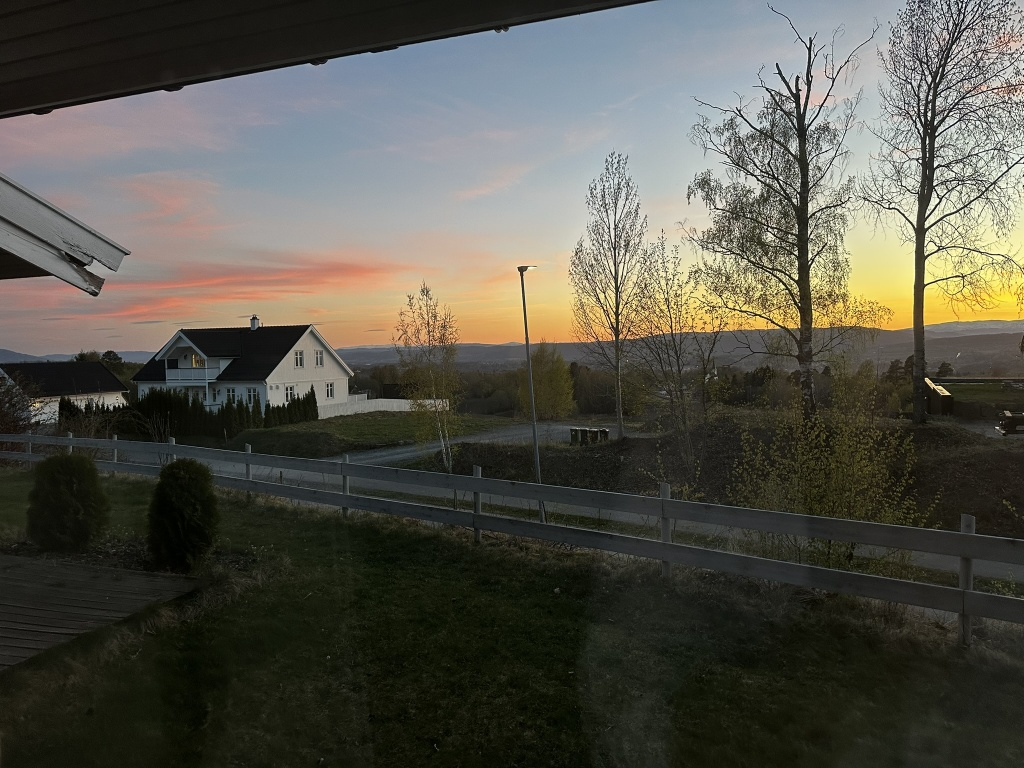
#> input picture lab03/data/IMG_0160.jpg, 1024 x 768 px; its folder holds only this picture in this run
$ python harris.py   (older library calls are emulated)
#> lines starting #> are read from the running program, lines starting #| are printed output that depends on the picture; after the words box and inside, x2 and y2 are one past the last pixel; in counts of white or black regions, pixels touching at a corner belong together
### lab03/src/utils.py
# common stuff: own Harris, non-maximum suppression, point matching

import csv
import glob
import os

import cv2
import numpy as np
from scipy.spatial import cKDTree

LAB = os.path.dirname(os.path.dirname(os.path.abspath(__file__)))
DATA = os.path.join(LAB, "data")
RESULTS = os.path.join(LAB, "results")
FIG = os.path.join(LAB, "figures")

os.makedirs(RESULTS, exist_ok=True)
os.makedirs(FIG, exist_ok=True)

N_POINTS = 1000   # same limit for every detector
NMS_RADIUS = 10   # same suppression radius for every detector
EPS = 3           # px, same threshold for the repeatability


def image_paths():
    return sorted(glob.glob(os.path.join(DATA, "*.jpg")))


def harris_response(image, k=0.04, sigma=1.5, box=None):
    # steps 1-5; box = window size to sum over a square window instead of the gaussian
    # (that is what cv2.cornerHarris does with blockSize)
    gray = cv2.cvtColor(image, cv2.COLOR_BGR2GRAY).astype(np.float32)
    ix = cv2.Sobel(gray, cv2.CV_32F, 1, 0, ksize=3)
    iy = cv2.Sobel(gray, cv2.CV_32F, 0, 1, ksize=3)
    # products first, then smoothing
    if box is None:
        smooth = lambda m: cv2.GaussianBlur(m, (0, 0), sigma)
    else:
        smooth = lambda m: cv2.boxFilter(m, -1, (box, box), normalize=False)
    a = smooth(ix * ix)
    b = smooth(iy * iy)
    c = smooth(ix * iy)
    return (a * b - c * c) - k * (a + b) ** 2


def nms(points, scores, radius=NMS_RADIUS, n=N_POINTS):
    # steps 6-7: go through the points in order of decreasing score, keep a point if it is
    # farther than radius from everything kept so far, stop at n points
    order = np.argsort(-scores)
    points = points[order]
    kept = []
    for p in points:
        if kept:
            d = np.linalg.norm(np.array(kept) - p, axis=1)
            if d.min() <= radius:
                continue
        kept.append(p)
        if len(kept) == n:
            break
    return np.array(kept, dtype=np.float32)


def points_from_response(r, fraction=0.01):
    # threshold by a fraction of the maximum, and keep only local maxima (3x3)
    # so that the greedy loop in nms has fewer candidates
    local_max = cv2.dilate(r, np.ones((3, 3), np.uint8))
    ys, xs = np.where((r > fraction * r.max()) & (r == local_max))
    points = np.stack([xs, ys], axis=1).astype(np.float32)
    return nms(points, r[ys, xs])


def harris_points(image, box=None):
    return points_from_response(harris_response(image, box=box))


# [7 lines left out: function keypoints_to_points, not called in this run]


def matched_fraction(p1, p2, eps=EPS):
    # share of p1 points that have a p2 point closer than eps
    if len(p1) == 0 or len(p2) == 0:
        return 0.0
    dist, _ = cKDTree(p2).query(p1)
    return np.mean(dist < eps)


def save_csv(name, header, rows):
    with open(os.path.join(RESULTS, name), "w", newline="", encoding="utf-8") as f:
        writer = csv.writer(f)
        writer.writerow(header)
        writer.writerows(rows)

### lab03/src/harris.py
# Lab 3, parts A and B: own Harris vs cv2.cornerHarris, sensitivity to scale

import os

import cv2
import numpy as np

from utils import FIG, harris_points, harris_response, image_paths, matched_fraction, points_from_response, save_csv

np.random.seed(42)

# Step 8. Compare with the library function on every image.
# cornerHarris sums the products over a square blockSize window, not a gaussian, so the comparison
# is done twice: with the gaussian sigma = 1.5 from the task and with the same 5x5 box window.
print("Part A")
BLOCK = 5
rows = []
for path in image_paths():
    name = os.path.basename(path)
    img = cv2.imread(path)
#> img is the input picture: shape (768, 1024, 3); mean B, G, R 74.1, 83.8, 85.3
    gray = cv2.cvtColor(img, cv2.COLOR_BGR2GRAY).astype(np.float32)

    lib = points_from_response(cv2.cornerHarris(gray, blockSize=BLOCK, ksize=3, k=0.04))
#> in points_from_response, `local_max = cv2.dilate(r, np.ones((3, 3), np.uint8))`:
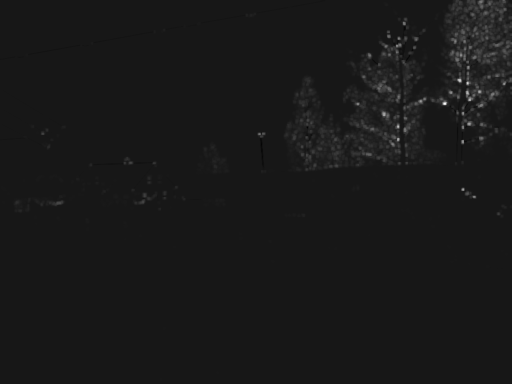
#> local_max: shape (768, 1024) float32 (shown at 1/2 size); min -10980333, max 109216552, mean 911751.2; drawn with min black and max white
#> in points_from_response, `ys, xs = np.where((r > fraction * r.max()) & (r == local_max))`: ys = 3504 values from 0 to 443; xs = 3504 values, max 1023 at index 187, min 32 at index 3480, mean 790.6
#> in points_from_response, `points = np.stack([xs, ys], axis=1).astype(np.float32)`: points = 3504 pairs, first value 32 to 1023, second value 0 to 443
#> in nms, `order = np.argsort(-scores)`: order = 3504 values, max 3503 at index 3320, min 0 at index 1823, mean 1751.5
#> the loop in nms, `for p in points:` made 3504 passes
#> (p, d) on passes 2 to 9: ([919, 160], [55.76]), ([935, 166], [61.62, 17.09]), ([890, 205], [2.24, 53.54, 59.55]), ([796, 253], [103.8, 154.2, 164]), ([935, 186], [50.57, 30.53, 20, 154.3]), ([917, 159], [55.57, 2.24, 19.31, 153.2, 32.45]), ([939, 199], [50.64, 43.83, 33.24, 152.9, 13.6]), ([796, 278], [117, 170.4, 178.5, 25, 166.7, 163.4])
#> after the loop in nms, `for p in points:`: kept = 611 pairs, first value 33 to 1023, second value 0 to 439
#> lib has the same summary as kept in nms
    mine_gauss = harris_points(img)
#> in harris_response, `c = smooth(ix * iy)`:
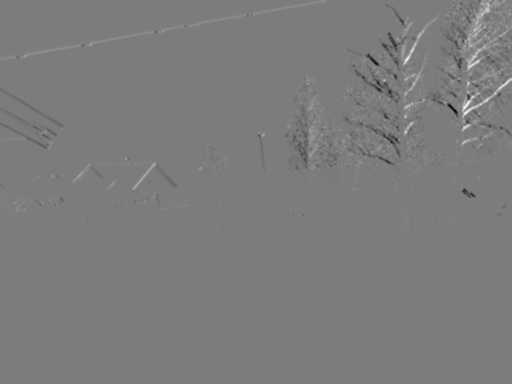
#> c: shape (768, 1024) float32 (shown at 1/2 size); min -169833.3, max 177020.2, mean -21.9; drawn with min black and max white
#> the loop in nms (call 2), `for p in points:` made 1463 passes
#> (p, d) on passes 2 to 8: ([920, 161], [55.47]), ([934, 184], [50.54, 26.93]), ([934, 166], [60.88, 14.87, 18]), ([768, 228], [122.8, 166.1, 171.7, 177.2]), ([796, 279], [117.6, 171.2, 167.5, 178.4, 58.18]), ([935, 187], [50.16, 30.02, 3.16, 21.02, 172, 166.7]), ([939, 199], [50.64, 42.49, 15.81, 33.38, 173.4, 163.9])
#> mine_gauss = 553 pairs, first value 34 to 1023, second value 1 to 443
    mine_box = harris_points(img, box=BLOCK)
#> mine_box has the same summary as kept in nms

    agree_gauss = matched_fraction(mine_gauss, lib, eps=2)
#> in matched_fraction, `dist, _ = cKDTree(p2).query(p1)`: dist = 553 values, max 13.45 at index 538, min 0 at index 0, mean 2.2
#> agree_gauss = 0.691
    agree_box = matched_fraction(mine_box, lib, eps=2)
#> agree_box = 1
    print(f"{name}: cornerHarris {len(lib)} points; gaussian window {len(mine_gauss)} points, agree {agree_gauss * 100:.1f} %;"
          f" box window {len(mine_box)} points, agree {agree_box * 100:.1f} %")
#| IMG_0160.jpg: cornerHarris 611 points; gaussian window 553 points, agree 69.1 %; box window 611 points, agree 100.0 %
    rows.append([name, len(lib), len(mine_gauss), round(agree_gauss * 100, 1), len(mine_box), round(agree_box * 100, 1)])
save_csv("harris_vs_library.csv", ["file", "cornerHarris points", "own points, gaussian 1.5", "agree, %",
                                   "own points, box 5x5", "agree, %"], rows)

# picture: own points (gaussian) on the first image, response map next to it
img = cv2.imread(image_paths()[0])
pts = harris_points(img)
#> pts has the same summary as mine_gauss
for x, y in pts:
    cv2.circle(img, (int(x), int(y)), 4, (0, 0, 255), 1)
#> this loop made 553 passes
#> (x, y) on passes 1 to 3: (889, 207), (920, 161), (934, 184)
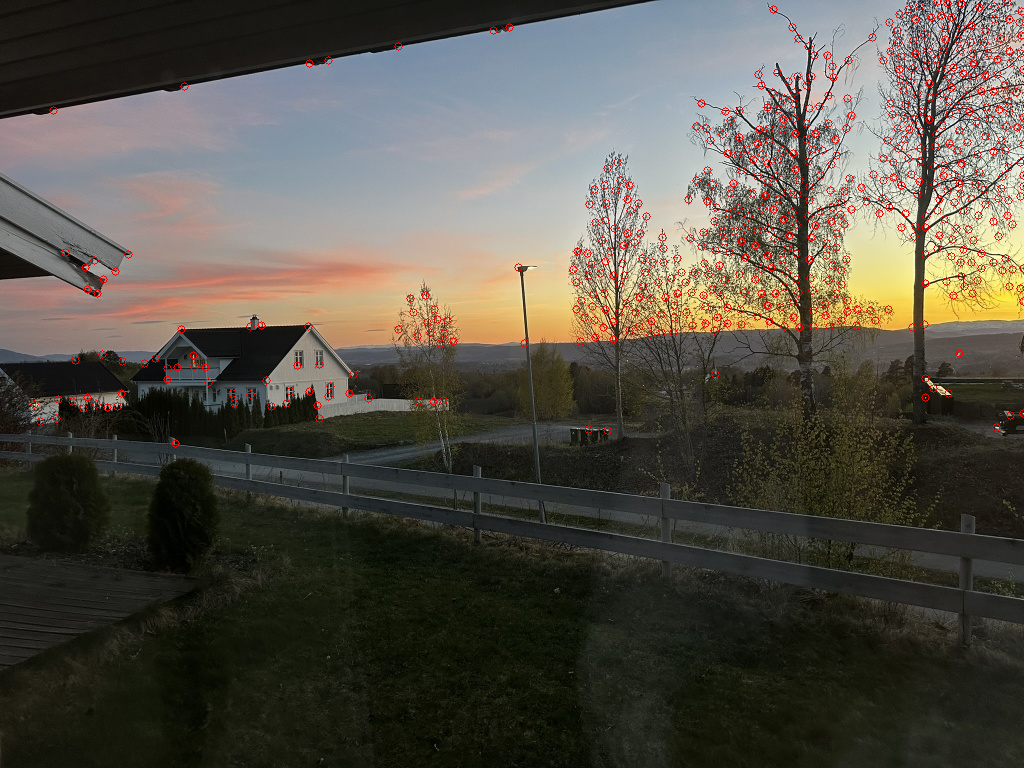
#> img: shape (768, 1024, 3); 1.39% of pixels changed, all inside (x1, y1, x2, y2) = (30, 0, 1024, 448)
r = harris_response(cv2.imread(image_paths()[0]))
r_pic = cv2.applyColorMap((np.clip(r / r.max(), 0, 1) ** 0.3 * 255).astype(np.uint8), cv2.COLORMAP_JET)
cv2.imwrite(os.path.join(FIG, "harris_points.jpg"), np.hstack([img, r_pic]))
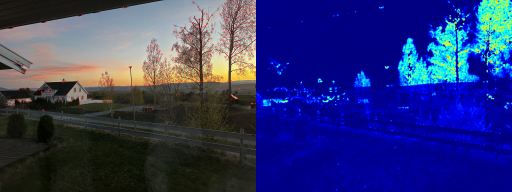
#> saved as harris_points.jpg: shape (768, 2048, 3) (shown at 1/4 size); mean B, G, R 114.6, 52.9, 45.8

# Steps 9-10. Half-size image, points back to the original coordinates
print("\nPart B")
rows = []
for path in image_paths():
    name = os.path.basename(path)
    img = cv2.imread(path)
    small = cv2.resize(img, None, fx=0.5, fy=0.5, interpolation=cv2.INTER_AREA)
    p_full = harris_points(img)
#> p_full has the same summary as mine_gauss
    p_small = harris_points(small) * 2
#> in harris_response (call 6), `b = smooth(iy * iy)`:
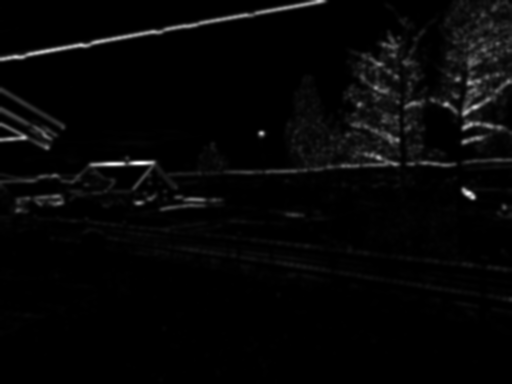
#> b: shape (384, 512) float32; min 0.539, max 178722.2, mean 4654.5; drawn with min black and max white
#> in harris_response (call 6), `c = smooth(ix * iy)`:
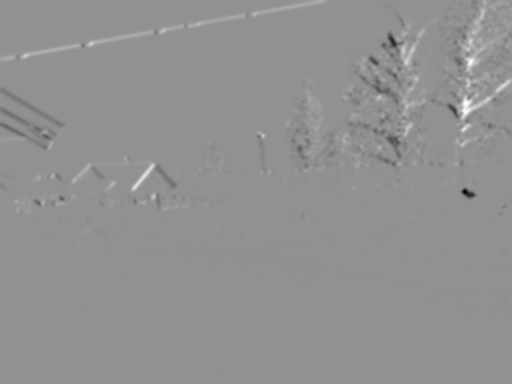
#> c: shape (384, 512) float32; min -102322.4, max 76819.9, mean 45; drawn with min black and max white
#> in harris_response (call 6), `return (a * b - c * c) - k * (a + b) ** 2`:
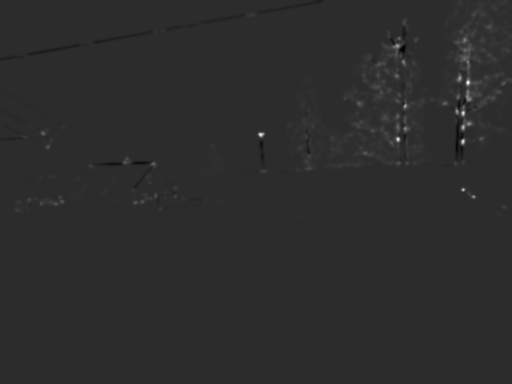
#> returned value: shape (384, 512) float32; min -1.86e+09, max 8.88e+09, mean 35424484; drawn with min black and max white
#> p_small = 165 pairs, first value 32 to 1022, second value 4 to 438
    frac = matched_fraction(p_full, p_small)
#> frac = 0.121
    print(f"{name}: {len(p_full)} points on the original, {len(p_small)} on the half size, "
          f"{frac * 100:.1f} % of the original points found again")
#| IMG_0160.jpg: 553 points on the original, 165 on the half size, 12.1 % of the original points found again
    rows.append([name, len(p_full), len(p_small), round(frac * 100, 1)])
save_csv("harris_scale.csv", ["file", "points full size", "points half size", "matched within 3 px, %"], rows)

$ run again, on lab03/data/IMG_0663.jpg
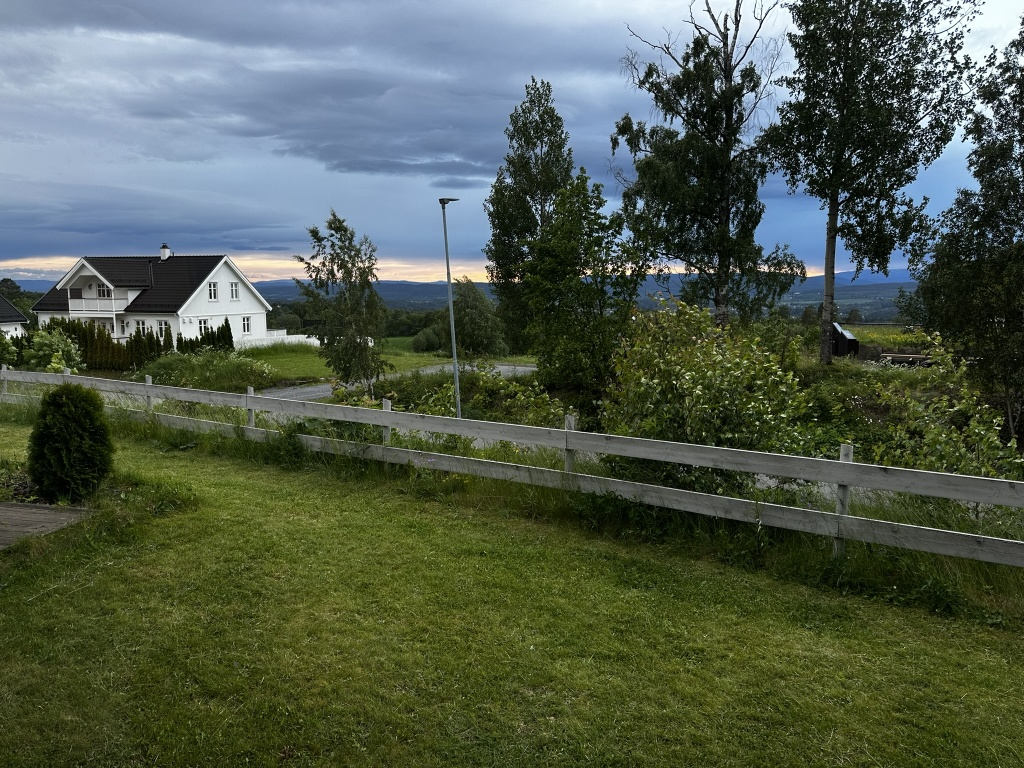
#> input picture lab03/data/IMG_0663.jpg, 1024 x 768 px
#> img is the input picture: shape (768, 1024, 3); mean B, G, R 75.7, 91.3, 80.6
#> ys = 3262 values from 0 to 767; xs = 3262 values, max 1023 at index 121, min 0 at index 2471, mean 711.6
#> in points_from_response, `points = np.stack([xs, ys], axis=1).astype(np.float32)`: points = 3262 pairs, first value 0 to 1023, second value 0 to 767
#> order = 3262 values, max 3261 at index 2733, min 0 at index 1803, mean 1630.5
#> the loop in nms, `for p in points:` made 3262 passes
#> (p, d) on passes 2 to 7: ([954, 69], [42.05]), ([953, 55], [55.36, 14.04]), ([882, 0], [139.8, 99.72, 89.81]), ([892, 53], [96.52, 64.03, 61.03, 53.94]), ([882, 49], [107.1, 74.73, 71.25, 49, 10.77]), ([957, 41], [67.68, 28.16, 14.56, 85.48, 66.1, 75.43])
#> after the loop in nms, `for p in points:`: kept = 911 pairs, first value 0 to 1023, second value 0 to 767
#> lib has the same summary as kept in nms
#> the loop in nms (call 2), `for p in points:` made 2051 passes
#> (p, d) on passes 2 to 7: ([971, 107], [42.05]), ([954, 55], [14.04, 54.71]), ([892, 53], [63.06, 95.69, 62.03]), ([619, 269], [389.3, 387.5, 397.5, 348.1]), ([940, 70], [13.04, 48.27, 20.52, 50.92, 377.7]), ([946, 41], [28.86, 70.58, 16.12, 55.32, 398.6, 29.61])
#> mine_gauss = 902 pairs, first value 0 to 1023, second value 0 to 767
#> mine_box has the same summary as kept in nms
#> dist = 902 values, max 105.4 at index 894, min 0 at index 3, mean 3.1
#> agree_gauss = 0.707
#> agree_box = 1
#| IMG_0663.jpg: cornerHarris 911 points; gaussian window 902 points, agree 70.7 %; box window 911 points, agree 100.0 %
#> pts has the same summary as mine_gauss
#> the loop `for x, y in pts:` made 902 passes
#> (x, y) on passes 1 to 3: (953, 69), (971, 107), (954, 55)
#> `cv2.imwrite(os.path.join(FIG, "harris_points.jpg"), np.hstack([img, r_..`:
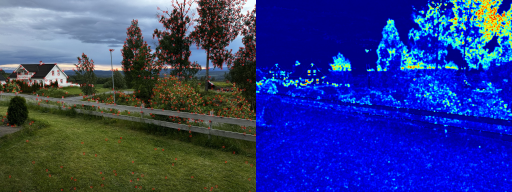
#> saved as harris_points.jpg: shape (768, 2048, 3) (shown at 1/4 size); mean B, G, R 134, 59.3, 46.3
#> p_full has the same summary as mine_gauss
#> ix: shape (384, 512) float32
#> iy: shape (384, 512) float32
#> a: shape (384, 512) float32
#> b: shape (384, 512) float32
#> c: shape (384, 512) float32
#> in points_from_response (call 6), `local_max = cv2.dilate(r, np.ones((3, 3), np.uint8))`:
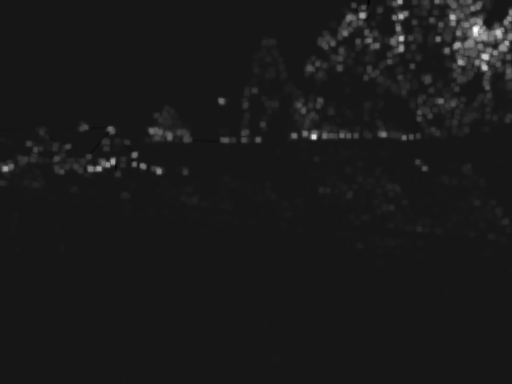
#> local_max: shape (384, 512) float32; min -1.26e+09, max 1.31e+10, mean 210474768; drawn with min black and max white
#> ys = 557 values from 0 to 359; xs = 557 values, max 511 at index 28, min 2 at index 363, mean 342.1
#> in points_from_response (call 6), `points = np.stack([xs, ys], axis=1).astype(np.float32)`: points = 557 pairs, first value 2 to 511, second value 0 to 359
#> p_small = 245 pairs, first value 4 to 1022, second value 0 to 718
#> frac = 0.139
#| IMG_0663.jpg: 902 points on the original, 245 on the half size, 13.9 % of the original points found again

$ run again, on lab03/data/IMG_1328.jpg
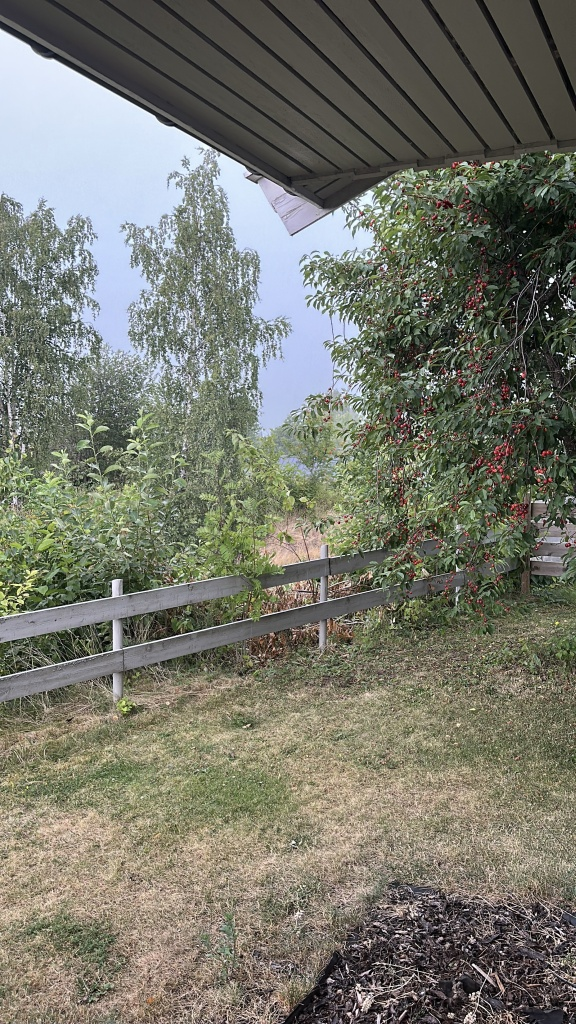
#> input picture lab03/data/IMG_1328.jpg, 576 x 1024 px
#> img is the input picture: shape (1024, 576, 3); mean B, G, R 107.8, 119.4, 118.8
#> ys = 7611 values from 148 to 1023; xs = 7611 values, max 575 at index 7, min 0 at index 684, mean 287.3
#> in points_from_response, `points = np.stack([xs, ys], axis=1).astype(np.float32)`: points = 7611 pairs, first value 0 to 575, second value 148 to 1023
#> order = 7611 values, max 7610 at index 4069, min 0 at index 2072, mean 3805
#> the loop in nms, `for p in points:` made 3486 passes
#> (p, d) on passes 2 to 9: ([551, 280], [38.01]), ([547, 318], [3, 38.21]), ([524, 231], [90.8, 55.95]), ([551, 283], [35.01, 3, 58.59]), ([547, 314], [5, 34.23, 86.13]), ([524, 382], [69.08, 105.5, 151]), ([546, 307], [11.7, 27.46, 79.12, 78.16]), ([575, 305], [28.18, 34.66, 89.87, 92.36, 29.07])
#> after the loop in nms, `for p in points:`: kept = 1000 pairs, first value 0 to 575, second value 148 to 1023
#> lib has the same summary as kept in nms
#> in harris_response, `c = smooth(ix * iy)`:
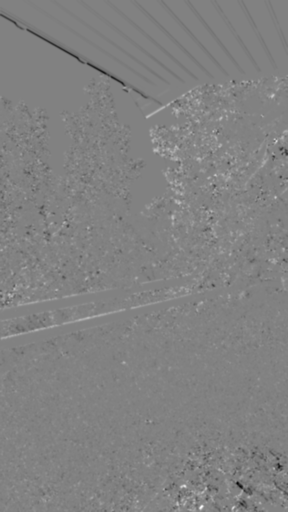
#> c: shape (1024, 576) float32 (shown at 1/2 size); min -152940.3, max 148135.8, mean 225.8; drawn with min black and max white
#> the loop in nms (call 2), `for p in points:` made 2046 passes
#> (p, d) on passes 2 to 7: ([524, 231], [90.52]), ([550, 282], [36.01, 57.25]), ([514, 394], [83.67, 163.3, 117.6]), ([473, 993], [679.3, 763.7, 715.2, 600.4]), ([523, 381], [68.15, 150, 102.6, 15.81, 614]), ([472, 964], [650.6, 734.8, 686.4, 571.5, 29.02, 585.2])
#> mine_gauss has the same summary as kept in nms
#> mine_box has the same summary as kept in nms
#> dist = 1000 values, max 64.44 at index 923, min 0 at index 1, mean 2.96
#> agree_gauss = 0.684
#> agree_box = 1
#| IMG_1328.jpg: cornerHarris 1000 points; gaussian window 1000 points, agree 68.4 %; box window 1000 points, agree 100.0 %
#> pts has the same summary as kept in nms
#> the loop `for x, y in pts:` made 1000 passes
#> (x, y) on passes 1 to 3: (549, 318), (524, 231), (550, 282)
#> p_full has the same summary as kept in nms
#> ix: shape (512, 288) float32
#> iy: shape (512, 288) float32
#> a: shape (512, 288) float32
#> b: shape (512, 288) float32
#> c: shape (512, 288) float32
#> in harris_response (call 6), `return (a * b - c * c) - k * (a + b) ** 2`:
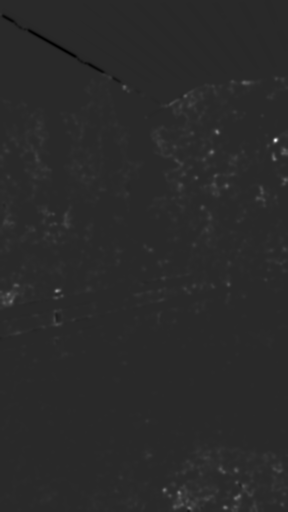
#> returned value: shape (512, 288) float32; min -2.65e+09, max 1.38e+10, mean 95434152; drawn with min black and max white
#> local_max: shape (512, 288) float32
#> p_small = 360 pairs, first value 0 to 574, second value 28 to 1022
#> frac = 0.142
#| IMG_1328.jpg: 1000 points on the original, 360 on the half size, 14.2 % of the original points found again
